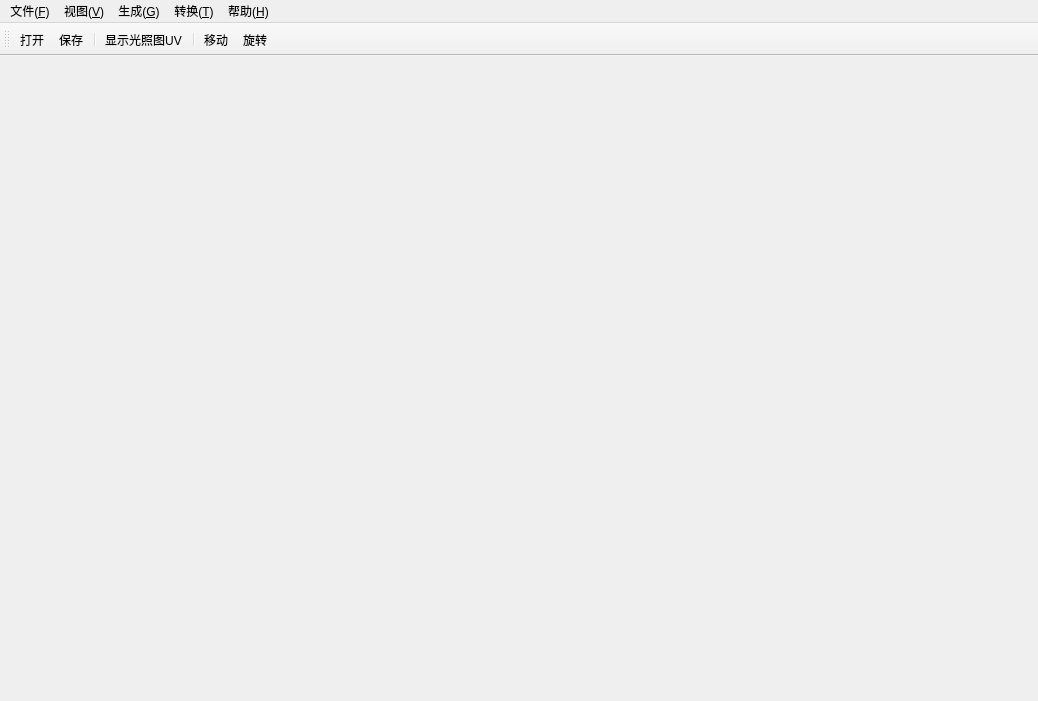
<?xml version="1.0" encoding="UTF-8"?>
<ui version="4.0">
 <class>MOMainWindow</class>
 <widget class="QMainWindow" name="MOMainWindow">
  <property name="geometry">
   <rect>
    <x>0</x>
    <y>0</y>
    <width>1038</width>
    <height>701</height>
   </rect>
  </property>
  <property name="windowTitle">
   <string>Model Editor</string>
  </property>
  <property name="windowIcon">
   <iconset>
    <normaloff>:/icon/Icon/character.png</normaloff>:/icon/Icon/character.png</iconset>
  </property>
  <widget class="QWidget" name="centralwidget"/>
  <widget class="QMenuBar" name="m_menuBar">
   <property name="geometry">
    <rect>
     <x>0</x>
     <y>0</y>
     <width>1038</width>
     <height>23</height>
    </rect>
   </property>
   <widget class="QMenu" name="menu">
    <property name="title">
     <string>文件(&amp;F)</string>
    </property>
    <widget class="QMenu" name="menu_3">
     <property name="title">
      <string>导出</string>
     </property>
     <addaction name="m_actionExportCollisionShapes"/>
    </widget>
    <widget class="QMenu" name="menu_4">
     <property name="title">
      <string>导入</string>
     </property>
     <addaction name="m_actionImportCollisionShapes"/>
    </widget>
    <addaction name="m_actionOpen"/>
    <addaction name="m_actionSave"/>
    <addaction name="separator"/>
    <addaction name="menu_4"/>
    <addaction name="menu_3"/>
   </widget>
   <widget class="QMenu" name="menu_Help">
    <property name="title">
     <string>帮助(&amp;H)</string>
    </property>
    <addaction name="separator"/>
    <addaction name="m_pActionAbout"/>
   </widget>
   <widget class="QMenu" name="menu_2">
    <property name="title">
     <string>生成(&amp;G)</string>
    </property>
    <addaction name="m_actionBuildNormal"/>
    <addaction name="m_actionBuildTangent"/>
    <addaction name="m_actionGenerateLightmapUV"/>
    <addaction name="m_actionCollision"/>
   </widget>
   <widget class="QMenu" name="menu_V">
    <property name="title">
     <string>视图(&amp;V)</string>
    </property>
    <addaction name="m_actionCollision"/>
   </widget>
   <widget class="QMenu" name="menu_T">
    <property name="title">
     <string>转换(&amp;T)</string>
    </property>
    <addaction name="m_actionYNDToAres"/>
   </widget>
   <addaction name="menu"/>
   <addaction name="menu_V"/>
   <addaction name="menu_2"/>
   <addaction name="menu_T"/>
   <addaction name="menu_Help"/>
  </widget>
  <widget class="QToolBar" name="m_toolBar">
   <property name="windowTitle">
    <string>toolBar</string>
   </property>
   <property name="iconSize">
    <size>
     <width>15</width>
     <height>15</height>
    </size>
   </property>
   <attribute name="toolBarArea">
    <enum>TopToolBarArea</enum>
   </attribute>
   <attribute name="toolBarBreak">
    <bool>false</bool>
   </attribute>
   <addaction name="m_actionOpen"/>
   <addaction name="m_actionSave"/>
   <addaction name="separator"/>
   <addaction name="m_actionShowUV"/>
   <addaction name="separator"/>
   <addaction name="m_actionTrans"/>
   <addaction name="m_actionRotation"/>
  </widget>
  <action name="m_actionSave">
   <property name="icon">
    <iconset resource="../App.qrc">
     <normaloff>:/icon/Icon/save.png</normaloff>:/icon/Icon/save.png</iconset>
   </property>
   <property name="text">
    <string>保存</string>
   </property>
   <property name="toolTip">
    <string>保存当前编辑模型信息</string>
   </property>
   <property name="shortcut">
    <string>Ctrl+S</string>
   </property>
  </action>
  <action name="m_pActionAddModel">
   <property name="icon">
    <iconset>
     <normaloff>:/EditorRes/image/06.png</normaloff>:/EditorRes/image/06.png</iconset>
   </property>
   <property name="text">
    <string>Add Model(.m1)</string>
   </property>
   <property name="toolTip">
    <string>添加M1模型</string>
   </property>
  </action>
  <action name="m_pActionAbout">
   <property name="icon">
    <iconset>
     <normaloff>:/icon/icon/05.png</normaloff>:/icon/icon/05.png</iconset>
   </property>
   <property name="text">
    <string>&amp;About</string>
   </property>
   <property name="toolTip">
    <string>About the Ares</string>
   </property>
  </action>
  <action name="m_pActionFillPoint">
   <property name="checkable">
    <bool>true</bool>
   </property>
   <property name="icon">
    <iconset>
     <normaloff>:/EditorRes/image/04.png</normaloff>:/EditorRes/image/04.png</iconset>
   </property>
   <property name="text">
    <string>POINT</string>
   </property>
   <property name="toolTip">
    <string>填充模式</string>
   </property>
  </action>
  <action name="m_pActionFillWireFrame">
   <property name="checkable">
    <bool>true</bool>
   </property>
   <property name="icon">
    <iconset resource="../App.qrc">
     <normaloff>:/icon/Icon/wire.bmp</normaloff>:/icon/Icon/wire.bmp</iconset>
   </property>
   <property name="text">
    <string>WIREFRAME</string>
   </property>
   <property name="toolTip">
    <string>填充模式</string>
   </property>
   <property name="shortcut">
    <string>Alt+2</string>
   </property>
  </action>
  <action name="m_pActionFillSolid">
   <property name="checkable">
    <bool>true</bool>
   </property>
   <property name="icon">
    <iconset resource="../App.qrc">
     <normaloff>:/icon/Icon/solid.bmp</normaloff>:/icon/Icon/solid.bmp</iconset>
   </property>
   <property name="text">
    <string>SOLID</string>
   </property>
   <property name="toolTip">
    <string>D3DFIll_SOLID</string>
   </property>
   <property name="shortcut">
    <string>Alt+1</string>
   </property>
  </action>
  <action name="m_actionEnglish">
   <property name="checkable">
    <bool>true</bool>
   </property>
   <property name="text">
    <string>English</string>
   </property>
  </action>
  <action name="m_actionChinese">
   <property name="checkable">
    <bool>true</bool>
   </property>
   <property name="text">
    <string>中文</string>
   </property>
  </action>
  <action name="m_actionGenerateLightmapUV">
   <property name="text">
    <string>光照图UV</string>
   </property>
   <property name="toolTip">
    <string>生成光照图UV</string>
   </property>
  </action>
  <action name="m_actionBuildNormal">
   <property name="text">
    <string>法线</string>
   </property>
  </action>
  <action name="m_actionBuildTangent">
   <property name="text">
    <string>切线</string>
   </property>
  </action>
  <action name="m_actionBuildConvexHull">
   <property name="text">
    <string>碰撞</string>
   </property>
   <property name="toolTip">
    <string>凸包碰撞</string>
   </property>
  </action>
  <action name="m_actionOpen">
   <property name="icon">
    <iconset resource="../App.qrc">
     <normaloff>:/icon/Icon/Open.png</normaloff>:/icon/Icon/Open.png</iconset>
   </property>
   <property name="text">
    <string>打开</string>
   </property>
  </action>
  <action name="m_actionShowUV">
   <property name="icon">
    <iconset resource="../App.qrc">
     <normaloff>:/icon/Icon/UV.png</normaloff>:/icon/Icon/UV.png</iconset>
   </property>
   <property name="text">
    <string>显示光照图UV</string>
   </property>
  </action>
  <action name="m_actionCollision">
   <property name="text">
    <string>碰撞</string>
   </property>
   <property name="toolTip">
    <string>碰撞编辑</string>
   </property>
  </action>
  <action name="m_actionTrans">
   <property name="icon">
    <iconset resource="../App.qrc">
     <normaloff>:/icon/Icon/move.png</normaloff>:/icon/Icon/move.png</iconset>
   </property>
   <property name="text">
    <string>移动</string>
   </property>
   <property name="shortcut">
    <string>T</string>
   </property>
  </action>
  <action name="m_actionRotation">
   <property name="icon">
    <iconset resource="../App.qrc">
     <normaloff>:/icon/Icon/rotate.png</normaloff>:/icon/Icon/rotate.png</iconset>
   </property>
   <property name="text">
    <string>旋转</string>
   </property>
   <property name="shortcut">
    <string>R</string>
   </property>
  </action>
  <action name="m_actionExportCollisionShapes">
   <property name="text">
    <string>CollisionShapes</string>
   </property>
   <property name="toolTip">
    <string>导出碰撞模型</string>
   </property>
  </action>
  <action name="m_actionImportCollisionShapes">
   <property name="text">
    <string>CollisionShapes</string>
   </property>
  </action>
  <action name="m_actionYNDToAres">
   <property name="text">
    <string>YND-&gt;Ares</string>
   </property>
   <property name="toolTip">
    <string>YND文件格式转Ares</string>
   </property>
  </action>
 </widget>
 <resources>
  <include location="../App.qrc"/>
 </resources>
 <connections/>
</ui>
